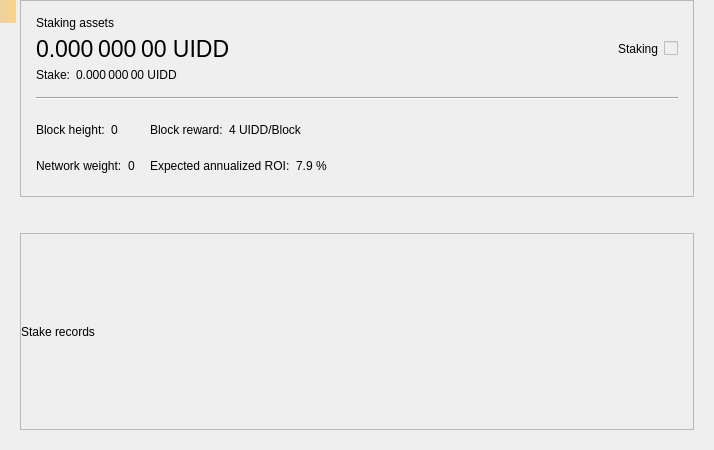
<?xml version="1.0" encoding="UTF-8"?>
<ui version="4.0">
 <class>StakePage</class>
 <widget class="QWidget" name="StakePage">
  <property name="geometry">
   <rect>
    <x>0</x>
    <y>0</y>
    <width>714</width>
    <height>450</height>
   </rect>
  </property>
  <property name="windowTitle">
   <string>Form</string>
  </property>
  <layout class="QVBoxLayout" name="verticalLayout_3">
   <property name="leftMargin">
    <number>20</number>
   </property>
   <property name="topMargin">
    <number>0</number>
   </property>
   <property name="rightMargin">
    <number>20</number>
   </property>
   <property name="bottomMargin">
    <number>20</number>
   </property>
   <item>
    <widget class="QFrame" name="frameStakeInfo">
     <property name="frameShape">
      <enum>QFrame::StyledPanel</enum>
     </property>
     <property name="frameShadow">
      <enum>QFrame::Raised</enum>
     </property>
     <layout class="QVBoxLayout" name="verticalLayout">
      <property name="spacing">
       <number>15</number>
      </property>
      <property name="leftMargin">
       <number>15</number>
      </property>
      <property name="topMargin">
       <number>15</number>
      </property>
      <property name="rightMargin">
       <number>15</number>
      </property>
      <property name="bottomMargin">
       <number>15</number>
      </property>
      <item>
       <layout class="QGridLayout" name="gridLayout_2">
        <property name="spacing">
         <number>6</number>
        </property>
        <item row="1" column="0">
         <widget class="QLabel" name="labelAssets">
          <property name="font">
           <font>
            <pointsize>17</pointsize>
           </font>
          </property>
          <property name="cursor">
           <cursorShape>IBeamCursor</cursorShape>
          </property>
          <property name="toolTip">
           <string>Your current spendable balance</string>
          </property>
          <property name="text">
           <string notr="true">0.000 000 00 UIDD</string>
          </property>
          <property name="alignment">
           <set>Qt::AlignLeading|Qt::AlignLeft|Qt::AlignVCenter</set>
          </property>
          <property name="textInteractionFlags">
           <set>Qt::LinksAccessibleByMouse|Qt::TextSelectableByMouse</set>
          </property>
         </widget>
        </item>
        <item row="0" column="0">
         <widget class="QLabel" name="labelAssetsText">
          <property name="text">
           <string>Staking assets</string>
          </property>
          <property name="alignment">
           <set>Qt::AlignLeading|Qt::AlignLeft|Qt::AlignVCenter</set>
          </property>
         </widget>
        </item>
        <item row="1" column="2">
         <spacer name="horizontalSpacer_2">
          <property name="orientation">
           <enum>Qt::Horizontal</enum>
          </property>
          <property name="sizeHint" stdset="0">
           <size>
            <width>40</width>
            <height>20</height>
           </size>
          </property>
         </spacer>
        </item>
        <item row="4" column="0">
         <layout class="QHBoxLayout" name="horizontalLayout_5">
          <property name="spacing">
           <number>6</number>
          </property>
          <item>
           <widget class="QLabel" name="labelStakeText">
            <property name="sizePolicy">
             <sizepolicy hsizetype="Maximum" vsizetype="Preferred">
              <horstretch>0</horstretch>
              <verstretch>0</verstretch>
             </sizepolicy>
            </property>
            <property name="text">
             <string>Stake:</string>
            </property>
            <property name="alignment">
             <set>Qt::AlignLeading|Qt::AlignLeft|Qt::AlignVCenter</set>
            </property>
           </widget>
          </item>
          <item>
           <widget class="QLabel" name="labelStake">
            <property name="text">
             <string>0.000 000 00 UIDD</string>
            </property>
            <property name="alignment">
             <set>Qt::AlignLeading|Qt::AlignLeft|Qt::AlignVCenter</set>
            </property>
            <property name="textInteractionFlags">
             <set>Qt::LinksAccessibleByMouse|Qt::TextSelectableByMouse</set>
            </property>
           </widget>
          </item>
          <item>
           <spacer name="horizontalSpacer_3">
            <property name="orientation">
             <enum>Qt::Horizontal</enum>
            </property>
            <property name="sizeType">
             <enum>QSizePolicy::Minimum</enum>
            </property>
            <property name="sizeHint" stdset="0">
             <size>
              <width>0</width>
              <height>0</height>
             </size>
            </property>
           </spacer>
          </item>
         </layout>
        </item>
        <item row="1" column="4">
         <widget class="QLabel" name="labelStaking">
          <property name="text">
           <string>Staking</string>
          </property>
         </widget>
        </item>
        <item row="1" column="5">
         <widget class="QSwitchControl" name="checkStake">
          <property name="enabled">
           <bool>false</bool>
          </property>
         </widget>
        </item>
       </layout>
      </item>
      <item>
       <widget class="Line" name="hLine">
        <property name="orientation">
         <enum>Qt::Horizontal</enum>
        </property>
       </widget>
      </item>
      <item>
       <layout class="QGridLayout" name="gridLayout">
        <property name="verticalSpacing">
         <number>6</number>
        </property>
        <item row="0" column="0">
         <layout class="QHBoxLayout" name="horizontalLayout">
          <property name="spacing">
           <number>6</number>
          </property>
          <item>
           <widget class="QLabel" name="labelHeightText">
            <property name="sizePolicy">
             <sizepolicy hsizetype="Maximum" vsizetype="Preferred">
              <horstretch>0</horstretch>
              <verstretch>0</verstretch>
             </sizepolicy>
            </property>
            <property name="text">
             <string>Block height:</string>
            </property>
            <property name="alignment">
             <set>Qt::AlignLeading|Qt::AlignLeft|Qt::AlignVCenter</set>
            </property>
           </widget>
          </item>
          <item>
           <widget class="QLabel" name="labelHeight">
            <property name="text">
             <string>0</string>
            </property>
            <property name="alignment">
             <set>Qt::AlignLeading|Qt::AlignLeft|Qt::AlignVCenter</set>
            </property>
            <property name="textInteractionFlags">
             <set>Qt::LinksAccessibleByMouse|Qt::TextSelectableByMouse</set>
            </property>
           </widget>
          </item>
          <item>
           <spacer name="horizontalSpacer_4">
            <property name="orientation">
             <enum>Qt::Horizontal</enum>
            </property>
            <property name="sizeType">
             <enum>QSizePolicy::Minimum</enum>
            </property>
            <property name="sizeHint" stdset="0">
             <size>
              <width>0</width>
              <height>0</height>
             </size>
            </property>
           </spacer>
          </item>
         </layout>
        </item>
        <item row="0" column="1">
         <layout class="QHBoxLayout" name="horizontalLayout_3">
          <property name="spacing">
           <number>6</number>
          </property>
          <item>
           <widget class="QLabel" name="labelRewardText">
            <property name="sizePolicy">
             <sizepolicy hsizetype="Maximum" vsizetype="Preferred">
              <horstretch>0</horstretch>
              <verstretch>0</verstretch>
             </sizepolicy>
            </property>
            <property name="text">
             <string>Block reward:</string>
            </property>
            <property name="alignment">
             <set>Qt::AlignLeading|Qt::AlignLeft|Qt::AlignVCenter</set>
            </property>
           </widget>
          </item>
          <item>
           <widget class="QLabel" name="labelReward">
            <property name="text">
             <string>4 UIDD/Block</string>
            </property>
            <property name="alignment">
             <set>Qt::AlignLeading|Qt::AlignLeft|Qt::AlignVCenter</set>
            </property>
            <property name="textInteractionFlags">
             <set>Qt::LinksAccessibleByMouse|Qt::TextSelectableByMouse</set>
            </property>
           </widget>
          </item>
          <item>
           <spacer name="horizontalSpacer_6">
            <property name="orientation">
             <enum>Qt::Horizontal</enum>
            </property>
            <property name="sizeType">
             <enum>QSizePolicy::Minimum</enum>
            </property>
            <property name="sizeHint" stdset="0">
             <size>
              <width>0</width>
              <height>0</height>
             </size>
            </property>
           </spacer>
          </item>
         </layout>
        </item>
        <item row="0" column="2" rowspan="2">
         <spacer name="horizontalSpacer">
          <property name="orientation">
           <enum>Qt::Horizontal</enum>
          </property>
          <property name="sizeHint" stdset="0">
           <size>
            <width>40</width>
            <height>20</height>
           </size>
          </property>
         </spacer>
        </item>
        <item row="1" column="0">
         <layout class="QHBoxLayout" name="horizontalLayout_2">
          <property name="spacing">
           <number>6</number>
          </property>
          <item>
           <widget class="QLabel" name="labelWeightText">
            <property name="sizePolicy">
             <sizepolicy hsizetype="Maximum" vsizetype="Preferred">
              <horstretch>0</horstretch>
              <verstretch>0</verstretch>
             </sizepolicy>
            </property>
            <property name="text">
             <string>Network weight:</string>
            </property>
            <property name="alignment">
             <set>Qt::AlignLeading|Qt::AlignLeft|Qt::AlignVCenter</set>
            </property>
           </widget>
          </item>
          <item>
           <widget class="QLabel" name="labelWeight">
            <property name="text">
             <string>0</string>
            </property>
            <property name="alignment">
             <set>Qt::AlignLeading|Qt::AlignLeft|Qt::AlignVCenter</set>
            </property>
            <property name="textInteractionFlags">
             <set>Qt::LinksAccessibleByMouse|Qt::TextSelectableByMouse</set>
            </property>
           </widget>
          </item>
          <item>
           <spacer name="horizontalSpacer_5">
            <property name="orientation">
             <enum>Qt::Horizontal</enum>
            </property>
            <property name="sizeType">
             <enum>QSizePolicy::Minimum</enum>
            </property>
            <property name="sizeHint" stdset="0">
             <size>
              <width>0</width>
              <height>0</height>
             </size>
            </property>
           </spacer>
          </item>
         </layout>
        </item>
        <item row="1" column="1">
         <layout class="QHBoxLayout" name="horizontalLayout_4">
          <property name="spacing">
           <number>6</number>
          </property>
          <item>
           <widget class="QLabel" name="labelROIText">
            <property name="sizePolicy">
             <sizepolicy hsizetype="Maximum" vsizetype="Preferred">
              <horstretch>0</horstretch>
              <verstretch>0</verstretch>
             </sizepolicy>
            </property>
            <property name="text">
             <string>Expected annualized ROI:</string>
            </property>
            <property name="alignment">
             <set>Qt::AlignLeading|Qt::AlignLeft|Qt::AlignVCenter</set>
            </property>
           </widget>
          </item>
          <item>
           <widget class="QLabel" name="labelROI">
            <property name="text">
             <string>7.9 %</string>
            </property>
            <property name="alignment">
             <set>Qt::AlignLeading|Qt::AlignLeft|Qt::AlignVCenter</set>
            </property>
            <property name="textInteractionFlags">
             <set>Qt::LinksAccessibleByMouse|Qt::TextSelectableByMouse</set>
            </property>
           </widget>
          </item>
          <item>
           <spacer name="horizontalSpacer_7">
            <property name="orientation">
             <enum>Qt::Horizontal</enum>
            </property>
            <property name="sizeType">
             <enum>QSizePolicy::Minimum</enum>
            </property>
            <property name="sizeHint" stdset="0">
             <size>
              <width>0</width>
              <height>0</height>
             </size>
            </property>
           </spacer>
          </item>
         </layout>
        </item>
       </layout>
      </item>
     </layout>
    </widget>
   </item>
   <item>
    <spacer name="verticalSpacer">
     <property name="orientation">
      <enum>Qt::Vertical</enum>
     </property>
     <property name="sizeType">
      <enum>QSizePolicy::Fixed</enum>
     </property>
     <property name="sizeHint" stdset="0">
      <size>
       <width>20</width>
       <height>30</height>
      </size>
     </property>
    </spacer>
   </item>
   <item>
    <widget class="QFrame" name="frameStakeRecords">
     <property name="frameShape">
      <enum>QFrame::StyledPanel</enum>
     </property>
     <property name="frameShadow">
      <enum>QFrame::Raised</enum>
     </property>
     <layout class="QVBoxLayout" name="verticalLayout_2">
      <property name="leftMargin">
       <number>0</number>
      </property>
      <property name="topMargin">
       <number>0</number>
      </property>
      <property name="rightMargin">
       <number>0</number>
      </property>
      <property name="bottomMargin">
       <number>0</number>
      </property>
      <item>
       <widget class="QLabel" name="labelRecordsText">
        <property name="text">
         <string>Stake records</string>
        </property>
       </widget>
      </item>
     </layout>
    </widget>
   </item>
  </layout>
  <widget class="QLabel" name="labelAlerts">
   <property name="geometry">
    <rect>
     <x>0</x>
     <y>0</y>
     <width>16</width>
     <height>23</height>
    </rect>
   </property>
   <property name="visible">
    <bool>false</bool>
   </property>
   <property name="styleSheet">
    <string notr="true">QLabel { background-color: qlineargradient(x1: 0, y1: 0, x2: 1, y2: 0, stop:0 #F0D0A0, stop:1 #F8D488); color:#000000; }</string>
   </property>
   <property name="wordWrap">
    <bool>true</bool>
   </property>
   <property name="margin">
    <number>3</number>
   </property>
   <property name="textInteractionFlags">
    <set>Qt::TextSelectableByMouse</set>
   </property>
  </widget>
 </widget>
 <customwidgets>
  <customwidget>
   <class>QSwitchControl</class>
   <extends>QCheckBox</extends>
   <header>qt/qswitchcontrol.h</header>
  </customwidget>
 </customwidgets>
 <resources/>
 <connections/>
</ui>
